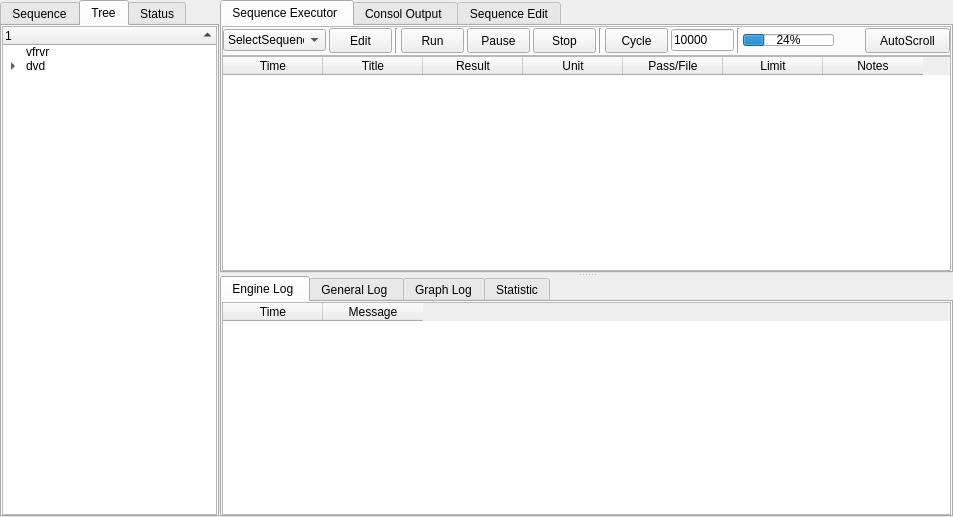
<?xml version="1.0" encoding="UTF-8"?>
<ui version="4.0">
 <class>TestSystemForm</class>
 <widget class="QWidget" name="TestSystemForm">
  <property name="geometry">
   <rect>
    <x>0</x>
    <y>0</y>
    <width>953</width>
    <height>517</height>
   </rect>
  </property>
  <property name="windowTitle">
   <string>Form</string>
  </property>
  <layout class="QGridLayout" name="gridLayout">
   <property name="leftMargin">
    <number>0</number>
   </property>
   <property name="topMargin">
    <number>0</number>
   </property>
   <property name="rightMargin">
    <number>0</number>
   </property>
   <property name="bottomMargin">
    <number>0</number>
   </property>
   <property name="spacing">
    <number>0</number>
   </property>
   <item row="0" column="0">
    <widget class="QSplitter" name="horizontalSplitter">
     <property name="lineWidth">
      <number>0</number>
     </property>
     <property name="orientation">
      <enum>Qt::Horizontal</enum>
     </property>
     <property name="opaqueResize">
      <bool>true</bool>
     </property>
     <property name="handleWidth">
      <number>1</number>
     </property>
     <widget class="QWidget" name="listWidget" native="true">
      <property name="minimumSize">
       <size>
        <width>200</width>
        <height>300</height>
       </size>
      </property>
      <property name="maximumSize">
       <size>
        <width>250</width>
        <height>16777215</height>
       </size>
      </property>
      <property name="autoFillBackground">
       <bool>true</bool>
      </property>
      <layout class="QGridLayout" name="gridLayout_2">
       <property name="sizeConstraint">
        <enum>QLayout::SetDefaultConstraint</enum>
       </property>
       <property name="leftMargin">
        <number>0</number>
       </property>
       <property name="topMargin">
        <number>0</number>
       </property>
       <property name="rightMargin">
        <number>0</number>
       </property>
       <property name="bottomMargin">
        <number>0</number>
       </property>
       <property name="spacing">
        <number>0</number>
       </property>
       <item row="0" column="0">
        <widget class="QTabWidget" name="listTabWidget">
         <property name="currentIndex">
          <number>1</number>
         </property>
         <property name="tabBarAutoHide">
          <bool>false</bool>
         </property>
         <widget class="QWidget" name="sequenceListTab">
          <attribute name="icon">
           <iconset resource="resource.qrc">
            <normaloff>:/new/icon/images/tree1.ico</normaloff>:/new/icon/images/tree1.ico</iconset>
          </attribute>
          <attribute name="title">
           <string>Sequence</string>
          </attribute>
          <layout class="QGridLayout" name="gridLayout_7">
           <property name="leftMargin">
            <number>0</number>
           </property>
           <property name="topMargin">
            <number>0</number>
           </property>
           <property name="rightMargin">
            <number>0</number>
           </property>
           <property name="bottomMargin">
            <number>0</number>
           </property>
           <property name="spacing">
            <number>0</number>
           </property>
           <item row="0" column="0">
            <widget class="QTreeWidget" name="treeWidget">
             <column>
              <property name="text">
               <string>测试项</string>
              </property>
             </column>
             <item>
              <property name="text">
               <string>串口测试</string>
              </property>
              <item>
               <property name="text">
                <string>新建子项目</string>
               </property>
               <item>
                <property name="text">
                 <string>凤凰花</string>
                </property>
               </item>
              </item>
             </item>
            </widget>
           </item>
          </layout>
         </widget>
         <widget class="QWidget" name="treeListTab">
          <property name="toolTip">
           <string/>
          </property>
          <attribute name="icon">
           <iconset resource="resource.qrc">
            <normaloff>:/new/icon/images/tree2.ico</normaloff>:/new/icon/images/tree2.ico</iconset>
          </attribute>
          <attribute name="title">
           <string>Tree</string>
          </attribute>
          <layout class="QGridLayout" name="gridLayout_8">
           <property name="leftMargin">
            <number>0</number>
           </property>
           <property name="topMargin">
            <number>0</number>
           </property>
           <property name="rightMargin">
            <number>0</number>
           </property>
           <property name="bottomMargin">
            <number>0</number>
           </property>
           <property name="spacing">
            <number>0</number>
           </property>
           <item row="0" column="0">
            <widget class="QTreeWidget" name="treeWidget_2">
             <property name="uniformRowHeights">
              <bool>true</bool>
             </property>
             <property name="sortingEnabled">
              <bool>true</bool>
             </property>
             <property name="animated">
              <bool>true</bool>
             </property>
             <property name="allColumnsShowFocus">
              <bool>true</bool>
             </property>
             <property name="wordWrap">
              <bool>true</bool>
             </property>
             <property name="headerHidden">
              <bool>false</bool>
             </property>
             <column>
              <property name="text">
               <string notr="true">1</string>
              </property>
             </column>
             <item>
              <property name="text">
               <string>vfrvr</string>
              </property>
             </item>
             <item>
              <property name="text">
               <string>dvd</string>
              </property>
              <item>
               <property name="text">
                <string>发vf</string>
               </property>
              </item>
              <item>
               <property name="text">
                <string>fv</string>
               </property>
              </item>
             </item>
            </widget>
           </item>
          </layout>
         </widget>
         <widget class="QWidget" name="statusListTab">
          <attribute name="icon">
           <iconset resource="resource.qrc">
            <normaloff>:/new/icon/images/tree3.ico</normaloff>:/new/icon/images/tree3.ico</iconset>
          </attribute>
          <attribute name="title">
           <string>Status</string>
          </attribute>
          <layout class="QGridLayout" name="gridLayout_9">
           <property name="leftMargin">
            <number>0</number>
           </property>
           <property name="topMargin">
            <number>0</number>
           </property>
           <property name="rightMargin">
            <number>0</number>
           </property>
           <property name="bottomMargin">
            <number>0</number>
           </property>
           <property name="spacing">
            <number>0</number>
           </property>
           <item row="0" column="0">
            <widget class="QTableWidget" name="tableWidget_3">
             <column>
              <property name="text">
               <string>地方个</string>
              </property>
             </column>
             <column>
              <property name="text">
               <string>方法</string>
              </property>
             </column>
            </widget>
           </item>
          </layout>
         </widget>
        </widget>
       </item>
      </layout>
     </widget>
     <widget class="QSplitter" name="VerticalSplitter">
      <property name="orientation">
       <enum>Qt::Vertical</enum>
      </property>
      <property name="handleWidth">
       <number>3</number>
      </property>
      <widget class="QWidget" name="mainWidget" native="true">
       <property name="minimumSize">
        <size>
         <width>100</width>
         <height>100</height>
        </size>
       </property>
       <property name="autoFillBackground">
        <bool>true</bool>
       </property>
       <layout class="QGridLayout" name="gridLayout_3">
        <property name="leftMargin">
         <number>0</number>
        </property>
        <property name="topMargin">
         <number>0</number>
        </property>
        <property name="rightMargin">
         <number>0</number>
        </property>
        <property name="bottomMargin">
         <number>0</number>
        </property>
        <property name="spacing">
         <number>0</number>
        </property>
        <item row="0" column="0">
         <widget class="QTabWidget" name="mainTabWidget">
          <property name="currentIndex">
           <number>0</number>
          </property>
          <widget class="QWidget" name="sequenceMainTab">
           <attribute name="icon">
            <iconset resource="resource.qrc">
             <normaloff>:/new/icon/images/SequenceExecutor .ico</normaloff>:/new/icon/images/SequenceExecutor .ico</iconset>
           </attribute>
           <attribute name="title">
            <string>Sequence Executor </string>
           </attribute>
           <layout class="QGridLayout" name="gridLayout_5">
            <property name="leftMargin">
             <number>0</number>
            </property>
            <property name="topMargin">
             <number>0</number>
            </property>
            <property name="rightMargin">
             <number>0</number>
            </property>
            <property name="bottomMargin">
             <number>0</number>
            </property>
            <property name="spacing">
             <number>0</number>
            </property>
            <item row="0" column="0">
             <layout class="QVBoxLayout" name="verticalLayout">
              <property name="spacing">
               <number>0</number>
              </property>
              <item>
               <widget class="QFrame" name="sequenceTabFrame">
                <property name="minimumSize">
                 <size>
                  <width>0</width>
                  <height>30</height>
                 </size>
                </property>
                <property name="maximumSize">
                 <size>
                  <width>16777215</width>
                  <height>30</height>
                 </size>
                </property>
                <property name="sizeIncrement">
                 <size>
                  <width>0</width>
                  <height>30</height>
                 </size>
                </property>
                <property name="baseSize">
                 <size>
                  <width>0</width>
                  <height>30</height>
                 </size>
                </property>
                <property name="layoutDirection">
                 <enum>Qt::LeftToRight</enum>
                </property>
                <property name="frameShape">
                 <enum>QFrame::StyledPanel</enum>
                </property>
                <property name="frameShadow">
                 <enum>QFrame::Raised</enum>
                </property>
                <property name="lineWidth">
                 <number>0</number>
                </property>
                <layout class="QGridLayout" name="gridLayout_12">
                 <property name="leftMargin">
                  <number>0</number>
                 </property>
                 <property name="topMargin">
                  <number>0</number>
                 </property>
                 <property name="rightMargin">
                  <number>0</number>
                 </property>
                 <property name="bottomMargin">
                  <number>0</number>
                 </property>
                 <property name="spacing">
                  <number>3</number>
                 </property>
                 <item row="0" column="0">
                  <widget class="QComboBox" name="selectSequenceComboBox">
                   <property name="sizePolicy">
                    <sizepolicy hsizetype="Minimum" vsizetype="Fixed">
                     <horstretch>0</horstretch>
                     <verstretch>0</verstretch>
                    </sizepolicy>
                   </property>
                   <property name="minimumSize">
                    <size>
                     <width>90</width>
                     <height>0</height>
                    </size>
                   </property>
                   <property name="maximumSize">
                    <size>
                     <width>140</width>
                     <height>16777215</height>
                    </size>
                   </property>
                   <property name="font">
                    <font>
                     <pointsize>9</pointsize>
                    </font>
                   </property>
                   <property name="editable">
                    <bool>false</bool>
                   </property>
                   <property name="currentText">
                    <string>SelectSequence</string>
                   </property>
                   <item>
                    <property name="text">
                     <string>SelectSequence</string>
                    </property>
                   </item>
                  </widget>
                 </item>
                 <item row="0" column="1">
                  <widget class="QPushButton" name="editPushButton">
                   <property name="minimumSize">
                    <size>
                     <width>55</width>
                     <height>25</height>
                    </size>
                   </property>
                   <property name="maximumSize">
                    <size>
                     <width>80</width>
                     <height>25</height>
                    </size>
                   </property>
                   <property name="font">
                    <font>
                     <pointsize>9</pointsize>
                     <kerning>true</kerning>
                    </font>
                   </property>
                   <property name="text">
                    <string>Edit</string>
                   </property>
                   <property name="icon">
                    <iconset resource="resource.qrc">
                     <normaloff>:/new/icon/images/SequenceEdit.ico</normaloff>:/new/icon/images/SequenceEdit.ico</iconset>
                   </property>
                   <property name="flat">
                    <bool>false</bool>
                   </property>
                  </widget>
                 </item>
                 <item row="0" column="2">
                  <widget class="Line" name="line">
                   <property name="orientation">
                    <enum>Qt::Vertical</enum>
                   </property>
                  </widget>
                 </item>
                 <item row="0" column="3">
                  <widget class="QPushButton" name="runPushButton">
                   <property name="minimumSize">
                    <size>
                     <width>55</width>
                     <height>25</height>
                    </size>
                   </property>
                   <property name="maximumSize">
                    <size>
                     <width>80</width>
                     <height>25</height>
                    </size>
                   </property>
                   <property name="font">
                    <font>
                     <pointsize>9</pointsize>
                    </font>
                   </property>
                   <property name="focusPolicy">
                    <enum>Qt::StrongFocus</enum>
                   </property>
                   <property name="contextMenuPolicy">
                    <enum>Qt::DefaultContextMenu</enum>
                   </property>
                   <property name="text">
                    <string>Run</string>
                   </property>
                   <property name="icon">
                    <iconset resource="resource.qrc">
                     <normaloff>:/new/icon/images/Start.ico</normaloff>:/new/icon/images/Start.ico</iconset>
                   </property>
                  </widget>
                 </item>
                 <item row="0" column="4">
                  <widget class="QPushButton" name="pausePushButton">
                   <property name="minimumSize">
                    <size>
                     <width>55</width>
                     <height>25</height>
                    </size>
                   </property>
                   <property name="maximumSize">
                    <size>
                     <width>80</width>
                     <height>25</height>
                    </size>
                   </property>
                   <property name="font">
                    <font>
                     <pointsize>9</pointsize>
                    </font>
                   </property>
                   <property name="text">
                    <string>Pause</string>
                   </property>
                   <property name="icon">
                    <iconset resource="resource.qrc">
                     <normaloff>:/new/icon/images/pausehot.ico</normaloff>:/new/icon/images/pausehot.ico</iconset>
                   </property>
                  </widget>
                 </item>
                 <item row="0" column="5">
                  <widget class="QPushButton" name="stopPushButton">
                   <property name="minimumSize">
                    <size>
                     <width>55</width>
                     <height>25</height>
                    </size>
                   </property>
                   <property name="maximumSize">
                    <size>
                     <width>80</width>
                     <height>25</height>
                    </size>
                   </property>
                   <property name="font">
                    <font>
                     <pointsize>9</pointsize>
                    </font>
                   </property>
                   <property name="text">
                    <string>Stop</string>
                   </property>
                   <property name="icon">
                    <iconset resource="resource.qrc">
                     <normaloff>:/new/icon/images/stop.ico</normaloff>:/new/icon/images/stop.ico</iconset>
                   </property>
                  </widget>
                 </item>
                 <item row="0" column="6">
                  <widget class="Line" name="line_2">
                   <property name="orientation">
                    <enum>Qt::Vertical</enum>
                   </property>
                  </widget>
                 </item>
                 <item row="0" column="7">
                  <widget class="QPushButton" name="cyclePushButton">
                   <property name="minimumSize">
                    <size>
                     <width>55</width>
                     <height>25</height>
                    </size>
                   </property>
                   <property name="maximumSize">
                    <size>
                     <width>80</width>
                     <height>25</height>
                    </size>
                   </property>
                   <property name="font">
                    <font>
                     <pointsize>9</pointsize>
                    </font>
                   </property>
                   <property name="text">
                    <string>Cycle</string>
                   </property>
                   <property name="icon">
                    <iconset resource="resource.qrc">
                     <normaloff>:/new/icon/images/cycle.ico</normaloff>:/new/icon/images/cycle.ico</iconset>
                   </property>
                  </widget>
                 </item>
                 <item row="0" column="8">
                  <widget class="QLineEdit" name="testTimeLineEdit">
                   <property name="sizePolicy">
                    <sizepolicy hsizetype="Minimum" vsizetype="Fixed">
                     <horstretch>0</horstretch>
                     <verstretch>0</verstretch>
                    </sizepolicy>
                   </property>
                   <property name="minimumSize">
                    <size>
                     <width>60</width>
                     <height>0</height>
                    </size>
                   </property>
                   <property name="maximumSize">
                    <size>
                     <width>80</width>
                     <height>16777215</height>
                    </size>
                   </property>
                   <property name="text">
                    <string>10000</string>
                   </property>
                  </widget>
                 </item>
                 <item row="0" column="9">
                  <widget class="Line" name="line_3">
                   <property name="orientation">
                    <enum>Qt::Vertical</enum>
                   </property>
                  </widget>
                 </item>
                 <item row="0" column="10">
                  <widget class="QProgressBar" name="testRunProgressBar">
                   <property name="maximumSize">
                    <size>
                     <width>250</width>
                     <height>12</height>
                    </size>
                   </property>
                   <property name="font">
                    <font>
                     <pointsize>9</pointsize>
                    </font>
                   </property>
                   <property name="value">
                    <number>24</number>
                   </property>
                  </widget>
                 </item>
                 <item row="0" column="11">
                  <spacer name="horizontalSpacer">
                   <property name="orientation">
                    <enum>Qt::Horizontal</enum>
                   </property>
                   <property name="sizeHint" stdset="0">
                    <size>
                     <width>45</width>
                     <height>20</height>
                    </size>
                   </property>
                  </spacer>
                 </item>
                 <item row="0" column="12">
                  <widget class="QPushButton" name="autoScrollPushButton">
                   <property name="minimumSize">
                    <size>
                     <width>85</width>
                     <height>25</height>
                    </size>
                   </property>
                   <property name="maximumSize">
                    <size>
                     <width>140</width>
                     <height>25</height>
                    </size>
                   </property>
                   <property name="font">
                    <font>
                     <pointsize>9</pointsize>
                    </font>
                   </property>
                   <property name="layoutDirection">
                    <enum>Qt::LeftToRight</enum>
                   </property>
                   <property name="autoFillBackground">
                    <bool>false</bool>
                   </property>
                   <property name="text">
                    <string>AutoScroll</string>
                   </property>
                   <property name="icon">
                    <iconset resource="resource.qrc">
                     <normaloff>:/new/icon/images/scroll.ico</normaloff>:/new/icon/images/scroll.ico</iconset>
                   </property>
                  </widget>
                 </item>
                </layout>
               </widget>
              </item>
              <item>
               <widget class="QTableWidget" name="tableWidget">
                <column>
                 <property name="text">
                  <string>Time</string>
                 </property>
                </column>
                <column>
                 <property name="text">
                  <string>Title</string>
                 </property>
                </column>
                <column>
                 <property name="text">
                  <string>Result</string>
                 </property>
                </column>
                <column>
                 <property name="text">
                  <string>Unit</string>
                 </property>
                </column>
                <column>
                 <property name="text">
                  <string>Pass/File</string>
                 </property>
                </column>
                <column>
                 <property name="text">
                  <string>Limit</string>
                 </property>
                </column>
                <column>
                 <property name="text">
                  <string>Notes</string>
                 </property>
                </column>
               </widget>
              </item>
             </layout>
            </item>
           </layout>
          </widget>
          <widget class="QWidget" name="consolMainTab">
           <attribute name="icon">
            <iconset resource="resource.qrc">
             <normaloff>:/new/icon/images/console.ico</normaloff>:/new/icon/images/console.ico</iconset>
           </attribute>
           <attribute name="title">
            <string>Consol Output </string>
           </attribute>
           <layout class="QGridLayout" name="gridLayout_10">
            <property name="leftMargin">
             <number>0</number>
            </property>
            <property name="topMargin">
             <number>0</number>
            </property>
            <property name="rightMargin">
             <number>0</number>
            </property>
            <property name="bottomMargin">
             <number>0</number>
            </property>
            <property name="spacing">
             <number>0</number>
            </property>
            <item row="0" column="0">
             <layout class="QVBoxLayout" name="verticalLayout_2">
              <property name="spacing">
               <number>0</number>
              </property>
              <item>
               <widget class="QFrame" name="frame">
                <property name="minimumSize">
                 <size>
                  <width>0</width>
                  <height>30</height>
                 </size>
                </property>
                <property name="maximumSize">
                 <size>
                  <width>16777215</width>
                  <height>30</height>
                 </size>
                </property>
                <property name="sizeIncrement">
                 <size>
                  <width>0</width>
                  <height>30</height>
                 </size>
                </property>
                <property name="baseSize">
                 <size>
                  <width>0</width>
                  <height>30</height>
                 </size>
                </property>
                <property name="frameShape">
                 <enum>QFrame::StyledPanel</enum>
                </property>
                <property name="frameShadow">
                 <enum>QFrame::Raised</enum>
                </property>
               </widget>
              </item>
              <item>
               <widget class="QTextEdit" name="textEdit"/>
              </item>
             </layout>
            </item>
           </layout>
          </widget>
          <widget class="QWidget" name="sequenceEditTab">
           <attribute name="icon">
            <iconset resource="resource.qrc">
             <normaloff>:/new/icon/images/SequenceEdit.ico</normaloff>:/new/icon/images/SequenceEdit.ico</iconset>
           </attribute>
           <attribute name="title">
            <string>Sequence Edit</string>
           </attribute>
           <layout class="QGridLayout" name="gridLayout_13">
            <property name="leftMargin">
             <number>0</number>
            </property>
            <property name="topMargin">
             <number>0</number>
            </property>
            <property name="rightMargin">
             <number>0</number>
            </property>
            <property name="bottomMargin">
             <number>0</number>
            </property>
            <item row="0" column="0">
             <layout class="QVBoxLayout" name="verticalLayout_3">
              <property name="spacing">
               <number>0</number>
              </property>
              <item>
               <widget class="QFrame" name="frame_2">
                <property name="minimumSize">
                 <size>
                  <width>0</width>
                  <height>30</height>
                 </size>
                </property>
                <property name="maximumSize">
                 <size>
                  <width>16777215</width>
                  <height>30</height>
                 </size>
                </property>
                <property name="frameShape">
                 <enum>QFrame::StyledPanel</enum>
                </property>
                <property name="frameShadow">
                 <enum>QFrame::Raised</enum>
                </property>
                <layout class="QGridLayout" name="gridLayout_14">
                 <property name="leftMargin">
                  <number>0</number>
                 </property>
                 <property name="topMargin">
                  <number>0</number>
                 </property>
                 <property name="rightMargin">
                  <number>15</number>
                 </property>
                 <property name="bottomMargin">
                  <number>0</number>
                 </property>
                 <property name="spacing">
                  <number>0</number>
                 </property>
                 <item row="0" column="0">
                  <spacer name="horizontalSpacer_2">
                   <property name="orientation">
                    <enum>Qt::Horizontal</enum>
                   </property>
                   <property name="sizeHint" stdset="0">
                    <size>
                     <width>612</width>
                     <height>20</height>
                    </size>
                   </property>
                  </spacer>
                 </item>
                 <item row="0" column="1">
                  <widget class="QPushButton" name="saveSequencePushButton">
                   <property name="minimumSize">
                    <size>
                     <width>60</width>
                     <height>25</height>
                    </size>
                   </property>
                   <property name="maximumSize">
                    <size>
                     <width>60</width>
                     <height>25</height>
                    </size>
                   </property>
                   <property name="font">
                    <font>
                     <pointsize>9</pointsize>
                    </font>
                   </property>
                   <property name="text">
                    <string>Save</string>
                   </property>
                   <property name="icon">
                    <iconset resource="resource.qrc">
                     <normaloff>:/new/icon/images/save.ico</normaloff>:/new/icon/images/save.ico</iconset>
                   </property>
                   <property name="flat">
                    <bool>false</bool>
                   </property>
                  </widget>
                 </item>
                </layout>
               </widget>
              </item>
              <item>
               <widget class="QTableWidget" name="tableWidget_4">
                <column>
                 <property name="text">
                  <string>Time</string>
                 </property>
                </column>
                <column>
                 <property name="text">
                  <string>Title</string>
                 </property>
                </column>
                <column>
                 <property name="text">
                  <string>Result</string>
                 </property>
                </column>
                <column>
                 <property name="text">
                  <string>Unit</string>
                 </property>
                </column>
                <column>
                 <property name="text">
                  <string>Pass/File</string>
                 </property>
                </column>
                <column>
                 <property name="text">
                  <string>Limit</string>
                 </property>
                </column>
                <column>
                 <property name="text">
                  <string>Notes</string>
                 </property>
                </column>
               </widget>
              </item>
             </layout>
            </item>
           </layout>
          </widget>
         </widget>
        </item>
       </layout>
      </widget>
      <widget class="QWidget" name="logWidget" native="true">
       <property name="minimumSize">
        <size>
         <width>100</width>
         <height>100</height>
        </size>
       </property>
       <property name="maximumSize">
        <size>
         <width>16777215</width>
         <height>16777215</height>
        </size>
       </property>
       <property name="autoFillBackground">
        <bool>true</bool>
       </property>
       <layout class="QGridLayout" name="gridLayout_4">
        <property name="leftMargin">
         <number>0</number>
        </property>
        <property name="topMargin">
         <number>0</number>
        </property>
        <property name="rightMargin">
         <number>0</number>
        </property>
        <property name="bottomMargin">
         <number>0</number>
        </property>
        <property name="spacing">
         <number>0</number>
        </property>
        <item row="0" column="0">
         <widget class="QTabWidget" name="logTabWidget">
          <property name="currentIndex">
           <number>0</number>
          </property>
          <widget class="QWidget" name="engineLogTab">
           <attribute name="icon">
            <iconset resource="resource.qrc">
             <normaloff>:/new/icon/images/log1.ico</normaloff>:/new/icon/images/log1.ico</iconset>
           </attribute>
           <attribute name="title">
            <string>Engine Log </string>
           </attribute>
           <layout class="QGridLayout" name="gridLayout_6">
            <property name="leftMargin">
             <number>0</number>
            </property>
            <property name="topMargin">
             <number>0</number>
            </property>
            <property name="rightMargin">
             <number>0</number>
            </property>
            <property name="bottomMargin">
             <number>0</number>
            </property>
            <property name="spacing">
             <number>0</number>
            </property>
            <item row="0" column="0">
             <widget class="QTableWidget" name="tableWidget_2">
              <column>
               <property name="text">
                <string>Time</string>
               </property>
              </column>
              <column>
               <property name="text">
                <string>Message</string>
               </property>
              </column>
             </widget>
            </item>
           </layout>
          </widget>
          <widget class="QWidget" name="generalLogTab">
           <attribute name="icon">
            <iconset resource="resource.qrc">
             <normaloff>:/new/icon/images/log2.ico</normaloff>:/new/icon/images/log2.ico</iconset>
           </attribute>
           <attribute name="title">
            <string>General Log </string>
           </attribute>
          </widget>
          <widget class="QWidget" name="graphLogTab">
           <attribute name="icon">
            <iconset resource="resource.qrc">
             <normaloff>:/new/icon/images/Graph.ico</normaloff>:/new/icon/images/Graph.ico</iconset>
           </attribute>
           <attribute name="title">
            <string>Graph Log</string>
           </attribute>
           <layout class="QGridLayout" name="gridLayout_11">
            <property name="leftMargin">
             <number>0</number>
            </property>
            <property name="topMargin">
             <number>0</number>
            </property>
            <property name="rightMargin">
             <number>0</number>
            </property>
            <property name="bottomMargin">
             <number>0</number>
            </property>
            <property name="spacing">
             <number>0</number>
            </property>
            <item row="0" column="0">
             <widget class="QGraphicsView" name="graphicsView"/>
            </item>
           </layout>
          </widget>
          <widget class="QWidget" name="statisticLogTab">
           <attribute name="icon">
            <iconset resource="resource.qrc">
             <normaloff>:/new/icon/images/Graphical.ico</normaloff>:/new/icon/images/Graphical.ico</iconset>
           </attribute>
           <attribute name="title">
            <string>Statistic</string>
           </attribute>
          </widget>
         </widget>
        </item>
       </layout>
      </widget>
     </widget>
    </widget>
   </item>
  </layout>
 </widget>
 <resources>
  <include location="resource.qrc"/>
 </resources>
 <connections/>
</ui>
